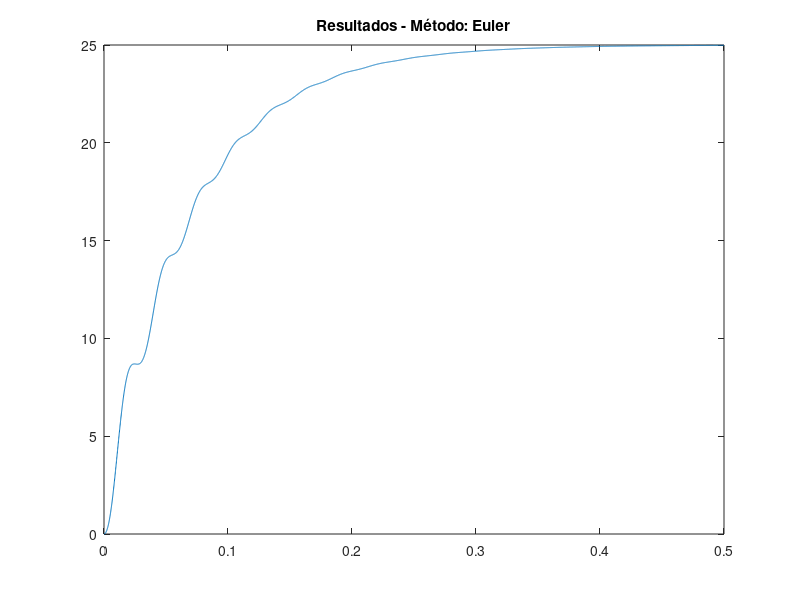
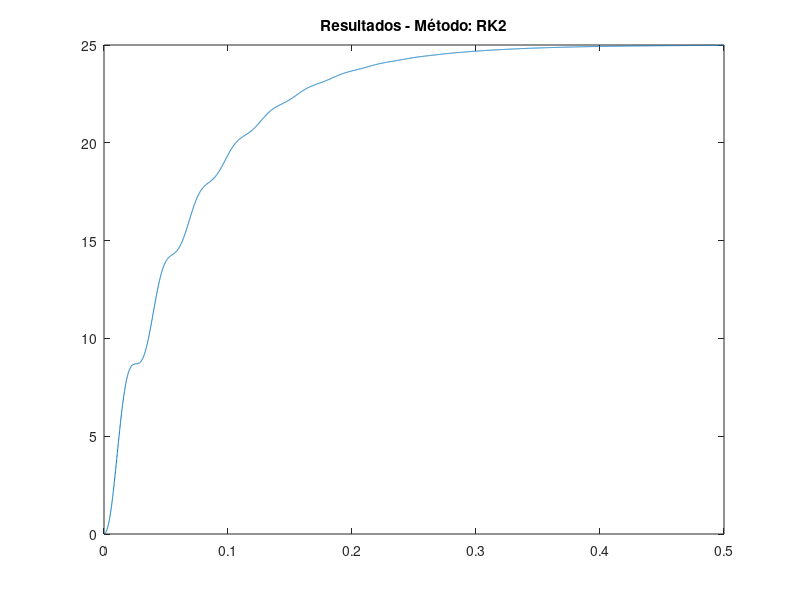
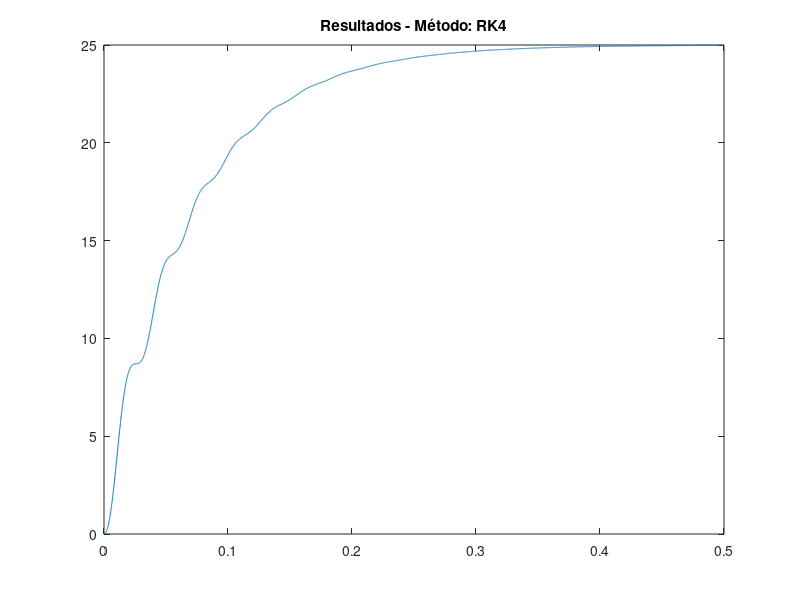
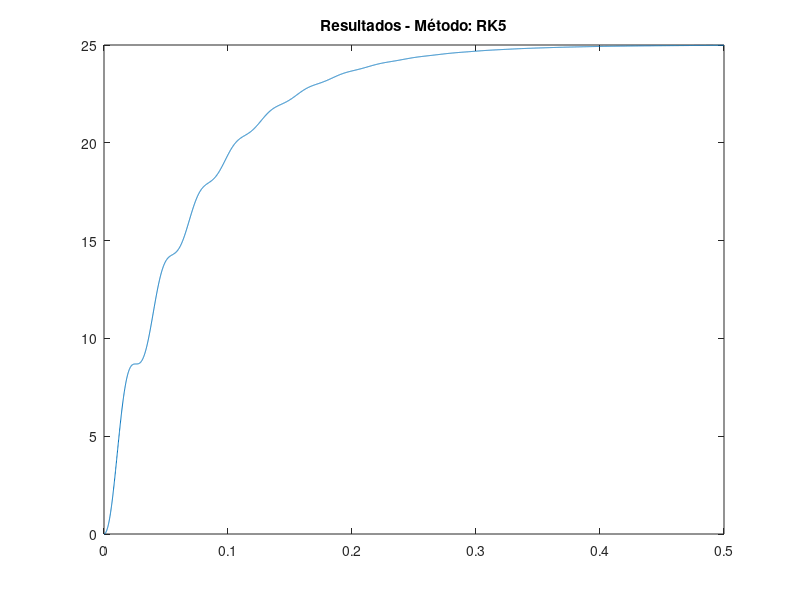

The MATLAB script that drew these images, in order: (Note: this script raises an error after producing the figures.)



load("DatosEU.dat"); figure; plot(DatosEU(:,1), DatosEU(:,2)); title("Resultados - Método: Euler")

load("DatosRK2.dat"); figure; plot(DatosRK2(:,1), DatosRK2(:,2)); title("Resultados - Método: RK2")

load("DatosRK4.dat"); figure; plot(DatosRK4(:,1), DatosRK4(:,2)); title("Resultados - Método: RK4")

load("DatosRK5.dat"); figure; plot(DatosRK5(:,1), DatosRK5(:,2)); title("Resultados - Método: RK5")

load("DatosSRK4.dat"); figure; plot(DatosSRK4(:,1), DatosSRK4(:,2)); title("Resultados - Método: SRK4")

%%load("D:\Postgrado\EC7136 - Electrónica de Potencia II\Tareas\Tarea 1\Tarea_1\DatosRKF4.dat"); figure; plot(DatosRKF4(:,1), DatosRKF4(:,2)); title("Resultados - Método: RKF4")

%%load("D:\Postgrado\EC7136 - Electrónica de Potencia II\Tareas\Tarea 1\Tarea_1\DatosRKF5.dat"); figure; plot(DatosRKF5(:,1), DatosRKF5(:,2)); title("Resultados - Método: RKF5")

%% Errores
disp('error Euler')
errRMS_EU = sqrt(sum((out.simout.Data(:)-DatosEU(:,2)).^2))./length(out.tout(:))

disp('error RK2')
errRMS_RK2 = sqrt(sum((out.simout.Data(:)-DatosRK2(:,2)).^2))./length(out.tout(:))

disp('error RK4')
errRMS_RK4 = sqrt(sum((out.simout.Data(:)-DatosRK4(:,2)).^2))./length(out.tout(:))

disp('error RK5')
errRMS_RK5 = sqrt(sum((out.simout.Data(:)-DatosRK5(:,2)).^2))./length(out.tout(:))

disp('error SRK4')
errRMS_SRK4 = sqrt(sum((out.simout.Data(:)-DatosSRK4(:,2)).^2))./length(out.tout(:))

%%errRMS_RKF4 = sqrt(sum((out.simout.Data(:)-DatosRKF4(:,2)).^2))./length(out.tout(:))

%%errRMS_RKF5 = sqrt(sum((out.simout.Data(:)-DatosRKF5(:,2)).^2))./length(out.tout(:))

figure;
hold on

plot(DatosEU(:,1), out.simout.Data(:))
plot(DatosEU(:,1), DatosEU(:,2))
plot(DatosEU(:,1), DatosRK2(:,2))
plot(DatosEU(:,1), DatosRK4(:,2))
plot(DatosEU(:,1), DatosRK5(:,2))
plot(DatosEU(:,1), DatosSRK4(:,2))
%%plot(DatosEU(:,1), DatosRKF4(:,2))
%%plot(DatosEU(:,1), DatosRKF5(:,2))

hold off

legend({'Simulink', 'EU', 'RK2', 'RK4', 'RK5', 'SRK4'});
%%legend({'Simulink', 'EU', 'RK2', 'RK4', 'RK5', 'SRK4', 'RKF4', 'RKF5'});
title("todos los resultados en comparación con Simulink")





